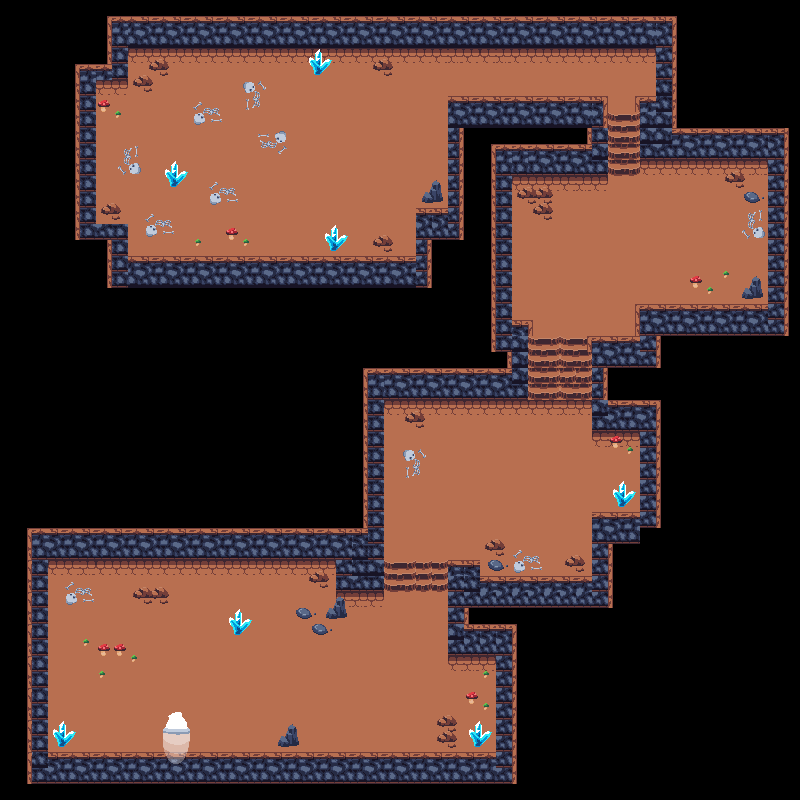

This is a level from a 2D game, rendered from its Tiled map with the project's own tilesets. A one-line summary and the map file follow, with tile-layer data summarised:
An orthogonal 50x50 tile map with 16x16 px tiles, 4 tile layers (floor, stairs, walls, decorations) and 84 objects (78x collision, exit_dungeon, spawn_dungeon, boss_path1, boss_path2, ...).

<map version="1.5" tiledversion="1.7.2" orientation="orthogonal" renderorder="right-down" width="50" height="50" tilewidth="16" tileheight="16" infinite="0" nextlayerid="8" nextobjectid="100">
 <tileset firstgid="1" source="dungeon.tsx" />
 <layer id="1" name="floor" width="50" height="50">
  <data>[2500 cells, 1072 non-empty, 9 distinct tile ids]</data>
 </layer>
 <layer id="4" name="stairs" width="50" height="50">
  <data>[2500 cells, 36 non-empty, 8 distinct tile ids]</data>
 </layer>
 <layer id="3" name="walls" width="50" height="50">
  <data>[2500 cells, 700 non-empty, 42 distinct tile ids]</data>
 </layer>
 <layer id="5" name="decorations" width="50" height="50">
  <data>[2500 cells, 140 non-empty, 32 distinct tile ids]</data>
 </layer>
 <objectgroup id="6" name="Objects">
  <object id="1" type="collision" x="27.3801" y="527.568" width="355.941" height="30.0513" />
  <object id="2" type="collision" x="335.239" y="558.287" width="47.4143" height="32.0548" />
  <object id="3" type="collision" x="448.099" y="560.958" width="29.3835" height="44.7431" />
  <object id="4" type="collision" x="447.431" y="606.369" width="20.702" height="48.0821" />
  <object id="5" type="collision" x="468.801" y="625.068" width="46.0787" height="30.0513" />
  <object id="6" type="collision" x="496.181" y="655.787" width="19.3664" height="126.216" />
  <object id="7" type="collision" x="28.0479" y="557.619" width="19.3664" height="227.055" />
  <object id="9" type="collision" x="47.4143" y="755.958" width="446.095" height="26.7123" />
  <object id="11" type="collision" x="364.623" y="367.294" width="18.6986" height="161.609" />
  <object id="12" type="collision" x="384.657" y="367.294" width="143.579" height="32.7226" />
  <object id="14" type="collision" x="492.842" y="321.883" width="36.0616" height="28.0479" />
  <object id="15" type="collision" x="510.205" y="350.599" width="16.6952" height="20.0342" />
  <object id="16" type="collision" x="592.345" y="335.239" width="17.363" height="96.8321" />
  <object id="17" type="collision" x="611.712" y="397.345" width="48.0821" height="34.0582" />
  <object id="18" type="collision" x="639.092" y="430.736" width="18.0308" height="96.8321" />
  <object id="20" type="collision" x="589.674" y="515.547" width="48.0821" height="26.0445" />
  <object id="21" type="collision" x="476.815" y="578.321" width="134.897" height="26.0445" />
  <object id="23" type="collision" x="591.01" y="542.26" width="18.6986" height="34.726" />
  <object id="24" type="collision" x="609.04" y="337.911" width="48.7499" height="26.7123" />
  <object id="25" type="collision" x="635.753" y="303.852" width="23.3733" height="31.387" />
  <object id="27" type="collision" x="659.126" y="305.856" width="124.88" height="27.3801" />
  <object id="28" type="collision" x="769.314" y="130.89" width="14.6918" height="174.298" />
  <object id="29" type="collision" x="641.095" y="130.89" width="128.887" height="28.7157" />
  <object id="30" type="collision" x="586.335" y="126.883" width="20.0342" height="48.7499" />
  <object id="31" type="collision" x="492.842" y="144.246" width="90.8218" height="30.7191" />
  <object id="32" type="collision" x="492.842" y="174.966" width="19.3664" height="147.585" />
  <object id="34" type="collision" x="642.431" y="98.8355" width="30.0513" height="32.7226" />
  <object id="35" type="collision" x="657.123" y="14.024" width="17.363" height="83.4759" />
  <object id="36" type="collision" x="108.185" y="16.0274" width="554.948" height="30.7191" />
  <object id="38" type="collision" x="107.517" y="46.0787" width="20.0342" height="34.0582" />
  <object id="39" type="collision" x="75.4622" y="60.7705" width="30.0513" height="18.6986" />
  <object id="40" type="collision" x="74.1266" y="78.1335" width="20.0342" height="161.609" />
  <object id="41" type="collision" x="95.4965" y="225.051" width="30.7191" height="12.6883" />
  <object id="42" type="collision" x="109.52" y="238.407" width="17.363" height="47.4143" />
  <object id="43" type="collision" x="126.216" y="257.774" width="303.185" height="26.0445" />
  <object id="44" type="collision" x="416.712" y="209.692" width="11.3527" height="46.7465" />
  <object id="45" type="collision" x="429.4" y="209.692" width="32.0548" height="26.7123" />
  <object id="46" type="collision" x="448.767" y="96.8321" width="12.0205" height="110.856" />
  <object id="48" type="collision" x="460.119" y="98.1677" width="145.582" height="29.3835" />
  <object id="49" type="collision" x="430.5" y="182.25" width="11" height="18.75" />
  <object id="50" type="collision" x="422" y="191.5" width="10.5" height="11" />
  <object id="51" type="collision" x="373.5" y="236.75" width="19" height="11.25" />
  <object id="53" type="collision" x="326" y="227.75" width="18" height="23" />
  <object id="54" type="collision" x="166.25" y="164.5" width="18" height="23" />
  <object id="55" type="collision" x="100.5" y="203.25" width="18.5" height="13.5" />
  <object id="56" type="collision" x="134.5" y="71.75" width="16" height="21.75" />
  <object id="57" type="collision" x="147.25" y="59.5" width="21" height="15.25" />
  <object id="58" type="collision" x="309.25" y="51" width="20" height="24.25" />
  <object id="59" type="collision" x="374.25" y="58" width="17.25" height="15.75" />
  <object id="60" type="collision" x="534.25" y="198.75" width="19" height="19.5" />
  <object id="61" type="collision" x="517.75" y="185.25" width="34.5" height="13.25" />
  <object id="62" type="collision" x="742.25" y="287.5" width="20.5" height="11" />
  <object id="63" type="collision" x="750.25" y="276.75" width="10.75" height="10.5" />
  <object id="64" type="collision" x="744" y="192.5" width="15" height="9.5" />
  <object id="65" type="collision" x="736.25" y="177" width="8.75" height="9.5" />
  <object id="66" type="collision" x="724.75" y="172.5" width="17.5" height="10.25" />
  <object id="67" type="collision" x="614.5" y="484.25" width="17.75" height="23.5" />
  <object id="68" type="collision" x="565" y="555" width="18.75" height="18" />
  <object id="69" type="collision" x="488" y="559" width="17.75" height="11.75" />
  <object id="70" type="collision" x="486.25" y="540.25" width="18.75" height="13.75" />
  <object id="73" type="collision" x="416" y="421.5" width="7.5" height="5.75" />
  <object id="74" type="collision" x="406.75" y="410" width="17" height="12" />
  <object id="75" type="collision" x="326.75" y="605.5" width="19.5" height="13.5" />
  <object id="76" type="collision" x="334.75" y="596" width="10.25" height="9.5" />
  <object id="77" type="collision" x="308.75" y="573" width="19.75" height="9" />
  <object id="78" type="collision" x="298" y="609.5" width="11.25" height="7.5" />
  <object id="79" type="collision" x="313.25" y="626.25" width="12.25" height="6" />
  <object id="80" type="collision" x="230.25" y="610.75" width="16.5" height="24" />
  <object id="81" type="collision" x="134.25" y="588.5" width="33.75" height="7.75" />
  <object id="82" type="collision" x="142.75" y="600" width="8.75" height="2.25" />
  <object id="83" type="collision" x="160.5" y="600.25" width="6.75" height="3" />
  <object id="84" type="collision" x="278.25" y="736.5" width="21.25" height="9" />
  <object id="85" type="collision" x="288.25" y="726" width="9" height="10.25" />
  <object id="86" type="collision" x="470" y="723.75" width="16.75" height="24" />
  <object id="87" type="collision" x="446.75" y="716" width="8" height="30.75" />
  <object id="89" type="collision" x="438" y="735.25" width="11" height="4.5" />
  <object id="90" type="collision" x="438.25" y="717.75" width="9.75" height="7.75" />
  <object id="93" type="collision" x="53" y="725" width="19.5" height="21.25" />
  </objectgroup>
 <objectgroup id="7" name="NPCPaths">
  <!-- 4 objects omitted --></objectgroup>
</map>
<!-- 6 of 84 objects omitted -->
